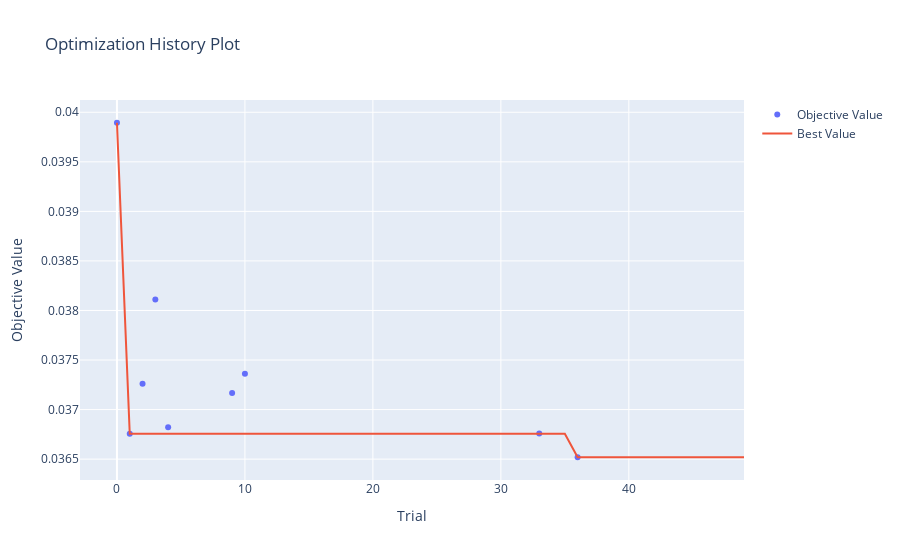

The notebook cell this image was saved under:
### Markdown cell above
# 🏁 **Results**

### Code cell
ov.plot_optimization_history(study)

### Figure 1 — Plotly figure (JSON) as saved in the notebook; plotly's stock layout.template omitted (floating-point values rounded to 4 significant figures)
{"data": [{"mode": "markers", "name": "Objective Value", "type": "scatter", "x": [0, 1, 2, 3, 4, 9, 10, 33, 36], "y": [0.03989, 0.03676, 0.03726, 0.03811, 0.03682, 0.03717, 0.03736, 0.03676, 0.03652]}, {"mode": "lines", "name": "Best Value", "type": "scatter", "x": [0, 1, 2, 3, 4, 5, 6, 7, 8, 9, 10, 11, 12, 13, 14, 15, 16, 17, 18, 19, 20, 21, 22, 23, 24, 25, 26, 27, 28, 29, 30, 31, 32, 33, 34, 35, 36, 37, 38, 39, 40, 41, 42, 43, 44, 45, 46, 47, 48, 49], "y": [0.03989, 0.03676, 0.03676, 0.03676, 0.03676, 0.03676, 0.03676, 0.03676, 0.03676, 0.03676, 0.03676, 0.03676, 0.03676, 0.03676, 0.03676, 0.03676, 0.03676, 0.03676, 0.03676, 0.03676, 0.03676, 0.03676, 0.03676, 0.03676, 0.03676, 0.03676, 0.03676, 0.03676, 0.03676, 0.03676, 0.03676, 0.03676, 0.03676, 0.03676, 0.03676, 0.03676, 0.03652, 0.03652, 0.03652, 0.03652, 0.03652, 0.03652, 0.03652, 0.03652, 0.03652, 0.03652, 0.03652, 0.03652, 0.03652, 0.03652]}, {"marker": {"color": "#cccccc"}, "mode": "markers", "name": "Infeasible Trial", "showlegend": false, "type": "scatter", "x": [], "y": []}], "layout": {"title": {"text": "Optimization History Plot"}, "xaxis": {"title": {"text": "Trial"}}, "yaxis": {"title": {"text": "Objective Value"}}}}
